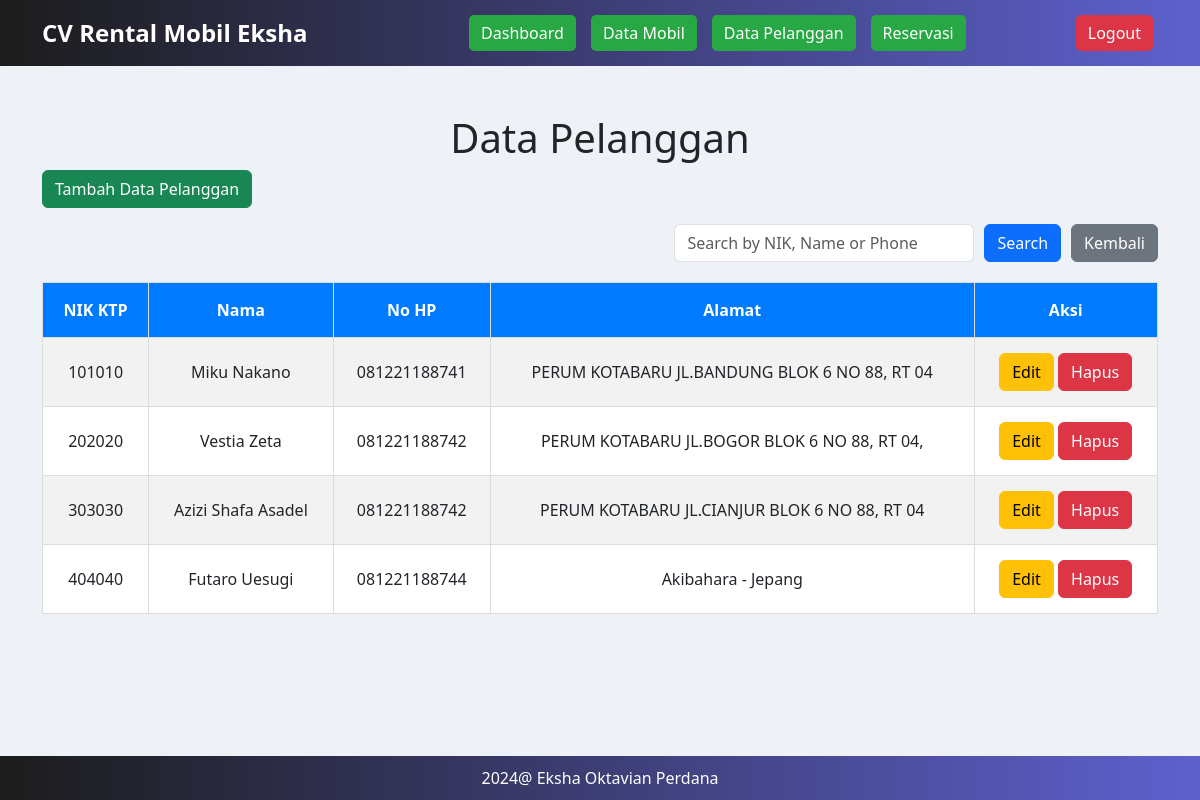
Screenshot of /pelanggan.php (signed in) with the database file from the repository.
### tables this page shows
CREATE TABLE `tbl_pelanggan_eksha` (
  `nik_ktp_eksha` varchar(16) NOT NULL,
  `nama_eksha` varchar(35) DEFAULT NULL,
  `no_hp_eksha` varchar(15) DEFAULT NULL,
  `alamat_eksha` varchar(45) DEFAULT NULL
);

### pelanggan.php (the view, shortened to what this page needs)
<?php
include 'config.php';
$query = "SELECT * FROM tbl_pelanggan_eksha";
$query_result = mysqli_query($koneksi, $query);
?>
<!DOCTYPE html>
<html lang="en">
<head>
    <link href="https://cdn.jsdelivr.net/npm/bootstrap@5.3.0-alpha1/dist/css/bootstrap.min.css" rel="stylesheet">
</head>
<body>
    <nav class="navbar navbar-expand-lg navbar-dark">
        <div class="container">
            <a class="navbar-brand" href="#">CV Rental Mobil Eksha</a>
            <div class="collapse navbar-collapse" id="navbarNav">
                <ul class="navbar-nav ms-auto">
                    <li class="nav-item">
                        <a class="btn btn-primary" href="dashboard.php">Dashboard</a>
                    </li>
                    <li class="nav-item">
                        <a class="btn btn-primary" href="mobil.php">Data Mobil</a>
                    </li>
                    <li class="nav-item">
                        <a class="btn btn-primary" href="pelanggan.php">Data Pelanggan</a>
                    </li>
                    <li class="nav-item">
                        <a class="btn btn-primary" href="rental.php">Reservasi</a>
                    </li>
                    <li class="nav-item ml-auto">
                        <a class="btn btn-danger" href="logout.php">Logout</a>
                    </li>
                </ul>
            </div>
        </div>
    </nav>
    <div class="container mt-5">
        <h1 class="text-center">Data Pelanggan</h1>
        <a href="tambah_pelanggan.php" class="btn btn-success mb-3">Tambah Data Pelanggan</a>
        <form method="POST" class="mb-3 search-container">
            <input type="text" name="search" class="form-control" placeholder="Search by NIK, Name or Phone" value="<?= isset($_POST['search']) ? $_POST['search'] : ''; ?>" style="width: 300px;">
            <button type="submit" class="btn btn-primary">Search</button>
            <a href="pelanggan.php" class="btn btn-secondary">Kembali</a>
        </form>
        <table class="table table-bordered table-striped table-hover">
            <thead>
                <tr>
                    <th>NIK KTP</th>
                    <th>Nama</th>
                    <th>No HP</th>
                    <th>Alamat</th>
                    <th>Aksi</th>
                </tr>
            </thead>
            <tbody>
                <?php while ($data = mysqli_fetch_array($query_result)) { ?>
                    <tr>
                        <td><?= $data['nik_ktp_eksha']; ?></td>
                        <td><?= $data['nama_eksha']; ?></td>
                        <td><?= $data['no_hp_eksha']; ?></td>
                        <td><?= $data['alamat_eksha']; ?></td>
                        <td>
                            <a href="edit_pelanggan.php?nik_ktp=<?= $data['nik_ktp_eksha']; ?>" class="btn btn-warning">Edit</a>
                            <button class="btn btn-danger" data-bs-toggle="modal" data-bs-target="#deleteModal" data-id="<?= $data['nik_ktp_eksha']; ?>" data-name="<?= $data['nama_eksha']; ?>">Hapus</button>
                        </td>
                    </tr>
                <?php } ?>
            </tbody>
        </table>
    </div>
<br>
<br>
    <footer>
        2024@ Eksha Oktavian Perdana
    </footer>
</body>
</html>

### pelanggan.php (style rules this page uses)
body { display: flex; flex-direction: column; min-height: 100vh; background: #eef2f7; }
.container { flex: 1; }
.table th, .table td { text-align: center; vertical-align: middle; }
.navbar { background: linear-gradient(90deg, #1c1c1c, #5e60ce); padding: 10px 15px; }
.navbar-brand { font-weight: bold; font-size: 1.5rem; color: #fff !important; }
.navbar .btn-primary { background-color: #28a745; border: none; transition: background-color 0.3s; margin-right: 5px; border-radius: 5px; }
.navbar .btn-danger { background-color: #dc3545; border: none; border-radius: 5px; }
.navbar-nav { display: flex; justify-content: flex-end; width: 100%; }
.navbar-nav .nav-item { margin: 0 5px; }
.navbar-nav .ml-auto { margin-left: 100px; }
.table { border-collapse: collapse; width: 100%; margin-top: 20px; border: 1px solid #ddd; }
.table th, .table td { padding: 15px; border: 1px solid #ddd; background-color: #fff; }
.table th { background-color: #007bff; color: white; font-weight: bold; }
.table-striped tbody tr:nth-child(odd) { background-color: #f9f9f9; }
.search-container { display: flex; justify-content: flex-end; align-items: center; }
.search-container .btn { margin-left: 10px; }
.table th, .table td { width: auto; }
footer { background: linear-gradient(90deg, #1c1c1c, #5e60ce); color: white; text-align: center; padding: 10px 0; width: 100%; }

### rows the page displays
tbl_pelanggan_eksha: nik_ktp_eksha "101010", nama_eksha "Miku Nakano", no_hp_eksha "081221188741", alamat_eksha "PERUM KOTABARU JL.BANDUNG BLOK 6 NO 88, RT 04"
tbl_pelanggan_eksha: nik_ktp_eksha "202020", nama_eksha "Vestia Zeta", no_hp_eksha "081221188742", alamat_eksha "PERUM KOTABARU JL.BOGOR BLOK 6 NO 88, RT 04,"
tbl_pelanggan_eksha: nik_ktp_eksha "303030", nama_eksha "Azizi Shafa Asadel", no_hp_eksha "081221188742", alamat_eksha "PERUM KOTABARU JL.CIANJUR BLOK 6 NO 88, RT 04"
tbl_pelanggan_eksha: nik_ktp_eksha "404040", nama_eksha "Futaro Uesugi", no_hp_eksha "081221188744", alamat_eksha "Akibahara - Jepang"
